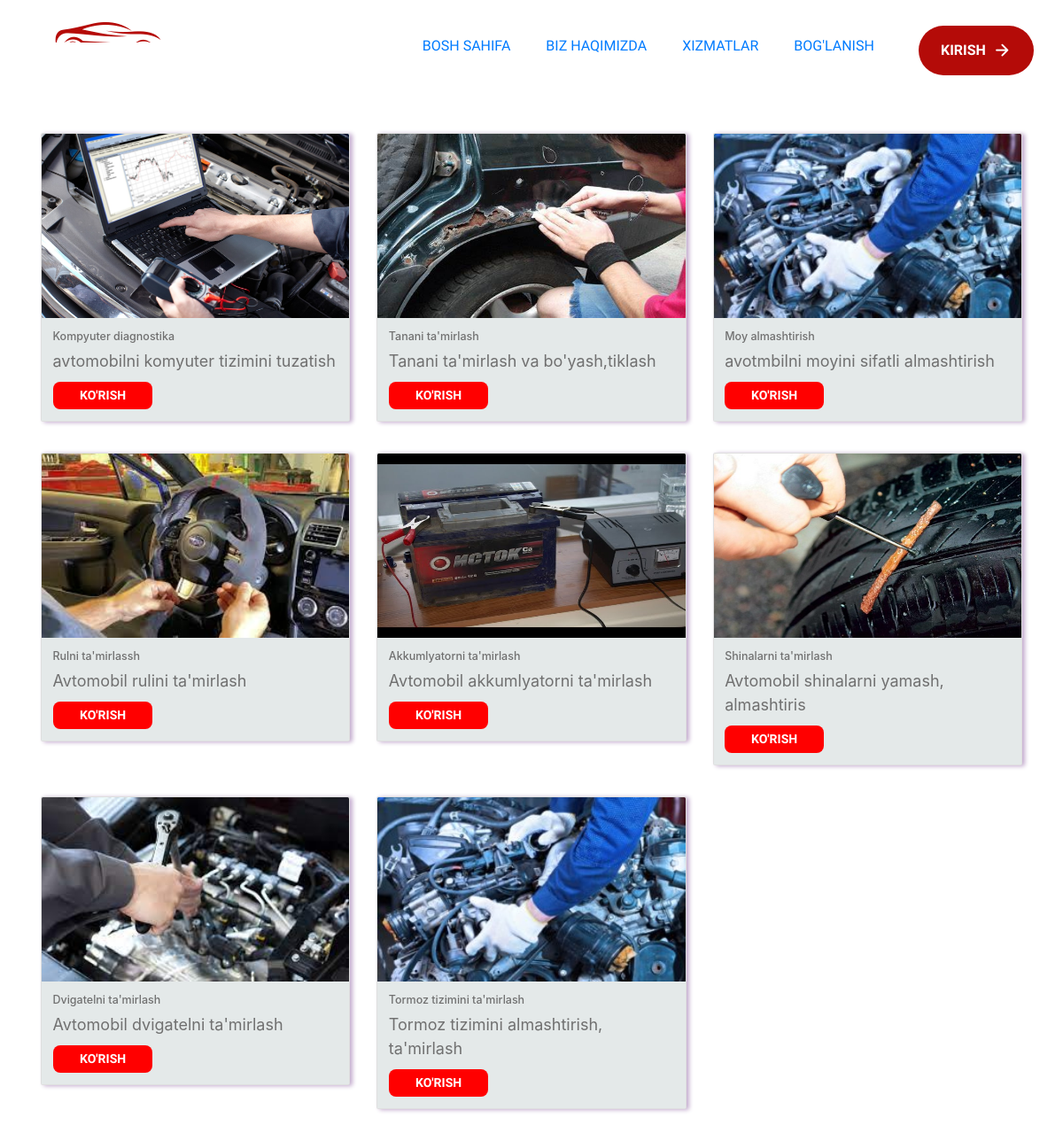
Screenshot of /pgapp/xizmatlar/ with the database file from the repository.
### pgapp/models.py (models this page shows, shortened)
class Yonalishlar(models.Model):
    nomi=models.CharField(max_length=200)
    xizmatlar=models.CharField(max_length=200)
    picture=models.ImageField(default='def.jpg')

### pgapp/views.py (the view)
# urls.py: path('xizmatlar/',XizmatView.as_view(),name='hizmatl'),
class XizmatView(View):
    def get(self,request):
        xizmatlar=Yonalishlar.objects.all()
        return render(request,"hizmat.html",{'xizmatlar':xizmatlar})

### pgapp/templates/hizmat.html (shortened to what this page needs)
{% extends 'base.html' %}
{% load static %}
{% block content %}
<link rel="stylesheet" href="{% static 'mijoz/style.css' %}">
<link rel="stylesheet" href="{% static 'mijoz/xizmat.css' %}">
<div class="container kalla_ogriq">
  <div class="row">
    {% for xizmat in xizmatlar %}
      <div class="col-md-4 mb-4 ">
        <div class="card custom-card">
          <img src="{{ xizmat.picture.url }}" class="card-img-top">
          <div class="card-body">
            <h5 class="card-title">{{ xizmat.nomi }}</h5>
            <p class="card-text">{{ xizmat.xizmatlar | slice:40 }}</p>
            <a href="{% url 'xizdetail' xizmat.id %}" class="btn btn-primary card-button">Ko'rish</a>
          </div>
        </div>
      </div>
    {% endfor %}
  </div>
</div>
{% endblock content %}

### pgapp/static/mijoz/style.css (style rules this page uses)
:root { --international-orange-engineering: hsl(1, 91%, 37%); --cadet-blue-creyola: hsl(222, 14%, 69%); --oxford-blue-1: hsl(222, 47%, 15%); --oxford-blue-2: hsl(222, 44%, 14%); --oxford-blue-3: hsl(222, 50%, 11%); --sonic-silver: hsl(0, 0%, 44%); --space-cadet: hsl(222, 44%, 18%); --pastel-pink: hsl(1, 53%, 75%); --eerie-black: hsl(0, 0%, 15%); --light-gray: hsl(0, 0%, 80%); --white: hsl(0, 0%, 100%); --ff-chakra-petch: 'Chakra Petch', sans-serif; --ff-mulish: 'Mulish', sans-serif; --fs-1: 3.5rem; --fs-2: 3rem; --fs-3: 2.4rem; --fs-4: 1.8rem; --fs-5: 1.4rem; --fs-6: 1.2rem; --fw-400: 400; --fw-600: 600; --fw-700: 700; --section-padding: 60px; --shadow: 0px 0px 100px 0px hsl(216, 9%, 90%); --radius-pill: 100px; --radius-circle: 50%; --transition: 0.25s ease; --cubic-out: cubic-bezier(0.05, 0.83, 0.52, 0.97); }
*, *::before, *::after { margin: 0; padding: 0; box-sizing: border-box; }
a, img, span, button { display: block; }
a { color: inherit; text-decoration: none; }
img { height: auto; }
html { font-family: var(--ff-mulish); font-size: 10px; scroll-behavior: smooth; }
body { background-color: var(--white); color: var(--sonic-silver); font-size: 1.6rem; line-height: 1.5; }
.container { padding-inline: 16px; }
.btn { background-color: var(--international-orange-engineering); color: var(--white); max-width: max-content; font-family: var(--ff-chakra-petch); font-weight: var(--fw-600); text-transform: uppercase; display: flex; align-items: center; gap: 8px; padding: 12px 20px; border: 1px solid transparent; border-radius: var(--radius-pill); transition: var(--transition); will-change: transform; }
@media (min-width: 575px) { :root { --fs-2: 4rem; --fs-3: 2.8rem; --fs-4: 2rem; } }
@media (min-width: 575px) { .container { max-width: 540px; width: 100%; margin-inline: auto; } }
@media (min-width: 768px) { :root { --fs-1: 4rem; --fs-2: 5rem; --fs-3: 3.4rem; } }
@media (min-width: 768px) { .container, .hero-content { max-width: 720px; } }
@media (min-width: 768px) { .btn { padding: 16px 32px; } }
@media (min-width: 992px) { :root { --fs-2: 4.4rem; --fs-3: 3.8rem; --fs-4: 2.2rem; --section-padding: 100px; } }
@media (min-width: 992px) { .container { max-width: 960px; } }
@media (min-width: 992px) { .section-text, .card-text { font-size: 1.8rem; } }
@media (min-width: 1200px) { :root { --fs-2: 5rem; --fs-3: 4.6rem; } }
@media (min-width: 1200px) { .container, .hero .container { max-width: 1140px; } }
@media (min-width: 1200px) { .btn { padding: 18px 36px; } }

### pgapp/static/mijoz/xizmat.css (style rules this page uses)
.row .col-md-4 .card { margin-bottom: 2rem; box-shadow: 3px 1px 5px rgb(195, 171, 206); }
.row .col-md-4 .card .card-img-top { width: 350.4px; height: 208.44px; }
.card { box-shadow: 3px 1px 5px rgb(195, 171, 206); }
.kalla_ogriq { padding-top: 150px; }
.card-body { background-color: rgb(228, 233, 233); }
.card-button { display: block; text-align: center; padding: 5px 30px; border: none; border-radius: 8px; font-size: 14px; background-color: red; margin-top: 10px; }
.card img { max-width: 100%; height: auto; }

### rows the page displays
Yonalishlar: picture (picture), nomi "Kompyuter diagnostika", xizmatlar "avtomobilni komyuter tizimini tuzatish"
Yonalishlar: picture (picture), nomi "Tanani ta'mirlash", xizmatlar "Tanani ta'mirlash va bo'yash,tiklash"
Yonalishlar: picture (picture), nomi "Moy almashtirish", xizmatlar "avotmbilni moyini sifatli almashtirish"
Yonalishlar: picture (picture), nomi "Rulni ta'mirlassh", xizmatlar "Avtomobil rulini ta'mirlash"
Yonalishlar: picture (picture), nomi "Akkumlyatorni ta'mirlash", xizmatlar "Avtomobil akkumlyatorni ta'mirlash"
Yonalishlar: picture (picture), nomi "Shinalarni ta'mirlash", xizmatlar "Avtomobil shinalarni yamash, almashtiris"
Yonalishlar: picture (picture), nomi "Dvigatelni ta'mirlash", xizmatlar "Avtomobil dvigatelni ta'mirlash"
Yonalishlar: picture (picture), nomi "Tormoz tizimini ta'mirlash", xizmatlar "Tormoz tizimini almashtirish, ta'mirlash"
